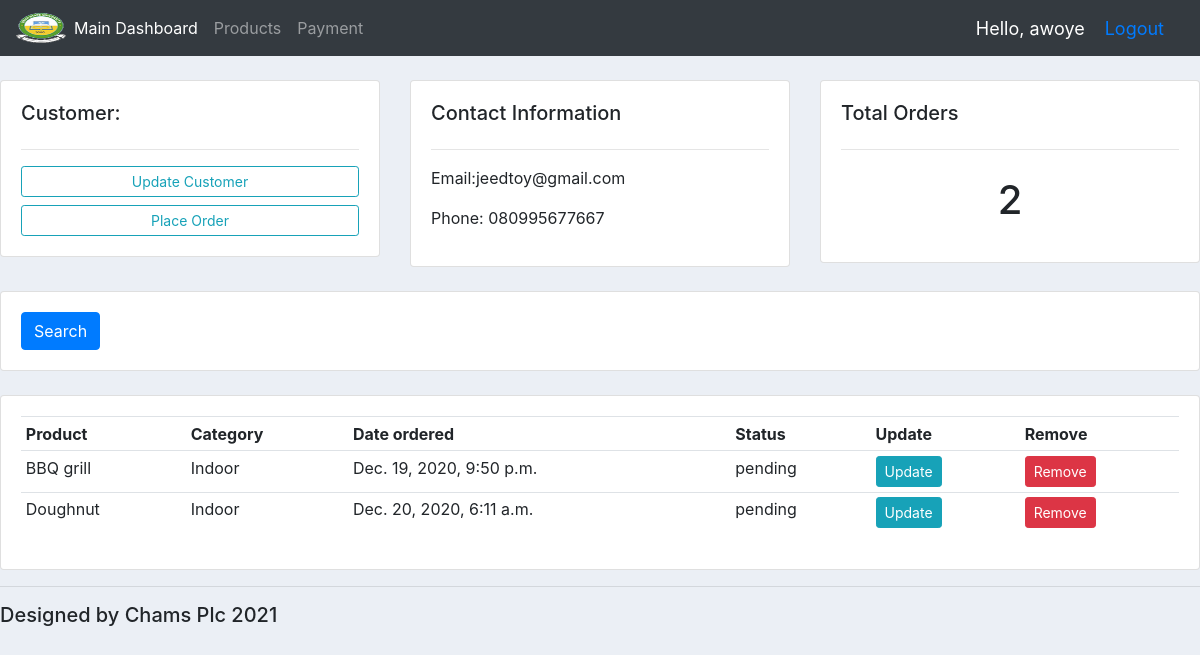
Screenshot of /customer/4/ (signed in) with the database file from the repository.
### accounts/models.py (models this page shows, shortened)
class Customer(models.Model):
	user = models.OneToOneField(User, null=True, on_delete=models.CASCADE)
	name = models.CharField(max_length =200, null=True)
	phone = models.CharField(max_length =200,null=True)
	email = models.CharField(max_length =200,null=True)
	profile_pic = models.ImageField(null=True, blank=True)
	date_created = models.DateTimeField(auto_now_add=True, null=True)

class Order(models.Model):
	STATUS = (
				('pending', 'pending'),
				('out for delivery', 'out for delivery'),
				('Delivered', 'Delivered'),
			)
	customer = models.ForeignKey(Customer, null=True, on_delete= models.SET_NULL)
	product = models.ForeignKey(Product, null=True, on_delete= models.SET_NULL)
	date_created = models.DateTimeField(auto_now_add=True, null=True)
	status = models.CharField(max_length=200, null=True, choices=STATUS)

class Product(models.Model):
	CATEGORY = (
				('Indoor', 'Indoor'),
				('Out Door', 'Out Door'),
			)
	name =  models.CharField(max_length =200,null=True)
	price = models.FloatField(null=True)
	category =  models.CharField(max_length =200,null=True, choices=CATEGORY)
	description=  models.CharField(max_length =200,null=True, blank=True)
	date_created = models.DateTimeField(auto_now_add=True, null=True)
	tags= models.ManyToManyField(Tag)
	def __str__(self):
		return self.name

### accounts/decorators.py (the view)
        def wrapper_func(request, *args, **kwargs):
             group = None
             if request.user.groups.exists():
                group = request.user.groups.all()[0].name
             if group in allowed_roles:
                 return view_func(request, *args, **kwargs)
             else:
                return HttpResponse('You are not authorized to use this page')

### accounts/views.py (called while the page is built)
@login_required(login_url='login')
@allowed_users(allowed_roles=['admin'])
def customer(request, pk_test):
    customer = Customer.objects.get(id=pk_test)
    orders = customer.order_set.all()
    order_count = orders.count()
    context = {'customer': customer, 'orders':orders, 'order_count': order_count }
    return render(request, 'accounts/customer.html', context)

### accounts/templates/accounts/customer.html (shortened to what this page needs)
{% extends 'accounts/main.html' %}
{% block content%}
<br>
<div class="row">
<div class="col-md">
<div class="card card-body">
<h5>Customer:</h5>
<hr>
<a class="btn btn-outline-info btn-sm btn-block" href="">Update Customer </a>
<a class="btn btn-outline-info btn-sm btn-block" href=" ">Place Order </a>
</div>
</div>
<div class="col-md">
<div class="card card-body">
<h5>Contact Information </h5>
<hr>
<p>Email:{{customer.email}}</p>
<p>Phone: {{customer.phone}} </p>
</div>
</div>
<div class="col-md">
<div class="card card-body">
<h5>Total Orders </h5>
<hr>
 <h1 style="text-align: center;padding: 10px">{{order_count}}</h1>
</div>
</div>
</div>
 <br>
<div class="row">
<div class="col">
<div class="card card-body">
<form method="get">
<button class="btn btn-primary" type="submit">Search</button>
</form>
</div>
</div>
</div>
<br>
<div class="row">
<div class="col-md">
<div class="card card-body">
<table class="table table-sm">
	 <tr>
<th>Product</th>
<th>Category</th>
<th>Date ordered</th>
<th>Status</th>
<th>Update</th>
<th>Remove</th>
<tr>
	{% for order in orders %}
	<tr>
		<td>{{order.product}}</td>
		<td>{{order.product.category}}</td>
		<td>{{order.date_created}}</td>
		<td>{{order.status}}</td>
		<td> <a class="btn btn-sm btn-info" href="{% url 'update_order' order.id %}">Update</a></td>
		<td><a class="btn btn-sm btn-danger" href="{% url 'delete_order' order.id %}">Remove</a></td>
	</tr>
	{% endfor %}
</table>
</div>
</div>
</div>
{%endblock content %}

### accounts/templates/accounts/navbar.html (shortened to what this page needs)
{% load static %}
<nav class="navbar navbar-expand-lg navbar-dark bg-dark">
  <img src="{%  static 'images/chd.png' %}"  height='30px' width='50px' />
  <div class="collapse navbar-collapse" id="navbarText">
    <ul class="navbar-nav mr-auto">
      {% if request.user.is_staff %}
      <li class="nav-item active">
        <a class="nav-link" href="{% url 'home' %}">Main Dashboard</a>
      </li>
      <li class="nav-item ">
        <a class="nav-link" href="{% url 'products' %}">Products</a>
      </li>
        <li class="nav-item">
        <a class="nav-link" href="{% url 'payment' %}">Payment</a>
      </li>
       {% else %}
        <li class="nav-item">
        <a class="nav-link" href="{% url 'account' %}">Settings</a>
      </li>
        {% endif %}
    </ul>
  </div>
  <span class ="hello-msg">Hello, {{request.user}}</span>
  <span class="hello-msg"> <a href="{% url 'logout' %}">Logout</a></span>
</nav>

### accounts/templates/accounts/main.html (style rules this page uses)
body { background-color:#ebeff5; }

### accounts/templates/accounts/navbar.html (style rules this page uses)
.hello-msg { font-size: 18px; color:#fff; margin-right: 20px; }

### rows the page displays
Customer: email "jeedtoy@gmail.com", phone "080995677667"
Order: product "BBQ grill", product.category "Indoor", date_created "Dec. 19, 2020, 9:50 p.m.", status "pending"
Order: product "Doughnut", product.category "Indoor", date_created "Dec. 20, 2020, 6:11 a.m.", status "pending"

### other values shown
{{ request.user }} "awoye"
{{ order_count }} "2"
